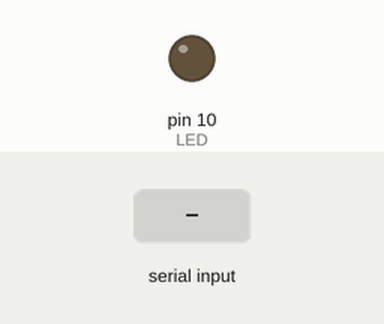
Recording of a sketch running on a simulated Arduino Uno, built with avr-gcc and run on an emulated ATmega328P. On the bench: output pins drawn as LEDs (lit = HIGH). The inputs (shaded band) are chosen by the test bench.

Above: at 1.2 s.
1.3 s: "LED0_ON" received over Serial
At 2.9 s:
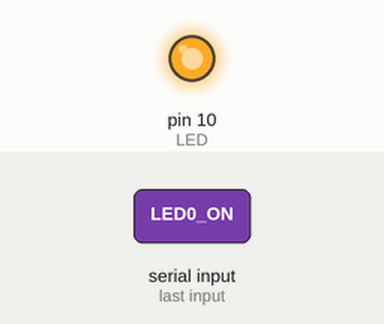
3.8 s: "LED0_OFF" received over Serial
At 5.9 s:
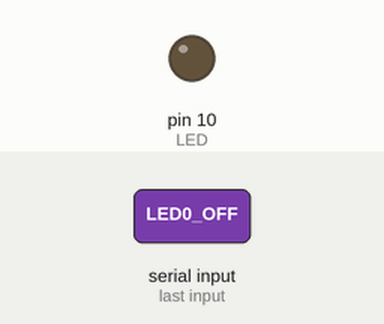
Timing chart, 0 to 7.4 s (numbered marks = the images above; inputs shaded):
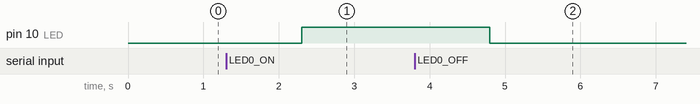

Measured:
- after the input at 1.3 s, pin 10 (LED): LOW → HIGH after 1.0 s
- after the input at 3.8 s, pin 10 (LED): HIGH → LOW after 1.0 s

The sketch:

06_SerialRead.ino
```cpp
const int LED = 10;
char str[10] = { 0 };
int cnt = 0;

void setup() {
  Serial.begin(115200);
  pinMode(LED, OUTPUT);
}

void loop() {
  // 1. C언어 스타일 코딩
  // // 문자열 저장 부분
  // while (1) {
  //   if(Serial.available()) {
  //     char userInput = Serial.read();

  //     if (userInput == '\n') {
  //       str[cnt] = '\0';
  //       cnt = 0;
  //       break;
  //     }
  //     else {
  //       str[cnt] = userInput;
  //       cnt++;
  //     }
  //   }
  // }

  // // 문자열을 이용한 제어 부분
  // if (strcmp(str, "LED0_ON") == 0)
  //   digitalWrite(LED, HIGH);

  // else if (strcmp(str, "LED0_OFF") == 0)
  //   digitalWrite(LED, LOW);

  // 2. C++ 언어 스타일 코딩(Serial.readString 함수 이용)
  if (Serial.available()) {
    String rx_data = Serial.readString();
    rx_data.trim(); // \n, \r을 제거

    if (rx_data == "LED0_ON") {
      digitalWrite(LED, HIGH);
    }
    else if (rx_data == "LED0_OFF") {
      digitalWrite(LED, LOW);
    }
  }
}
```
